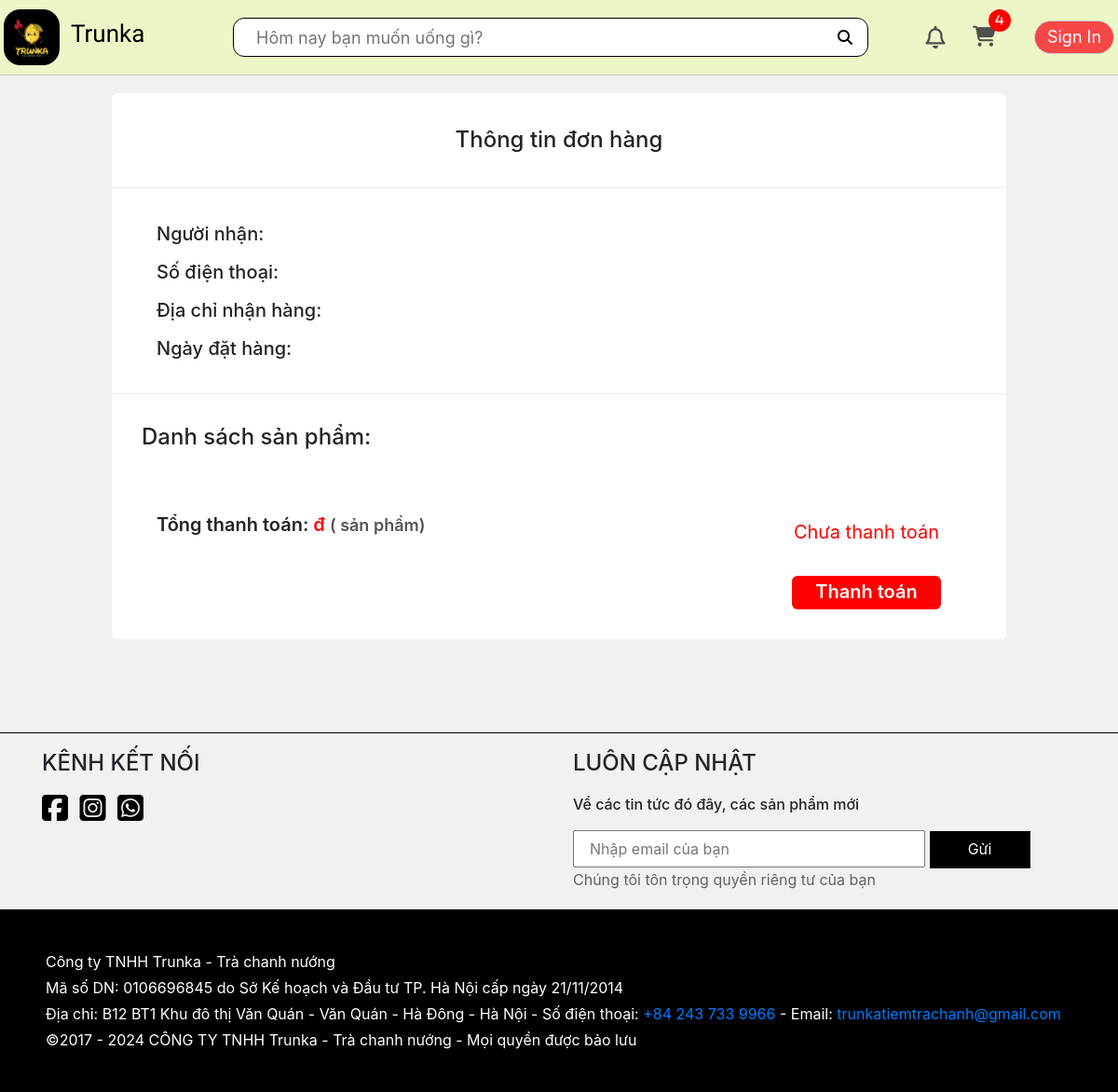
The page /order/details/130 (signed in) on the database as committed earlier.
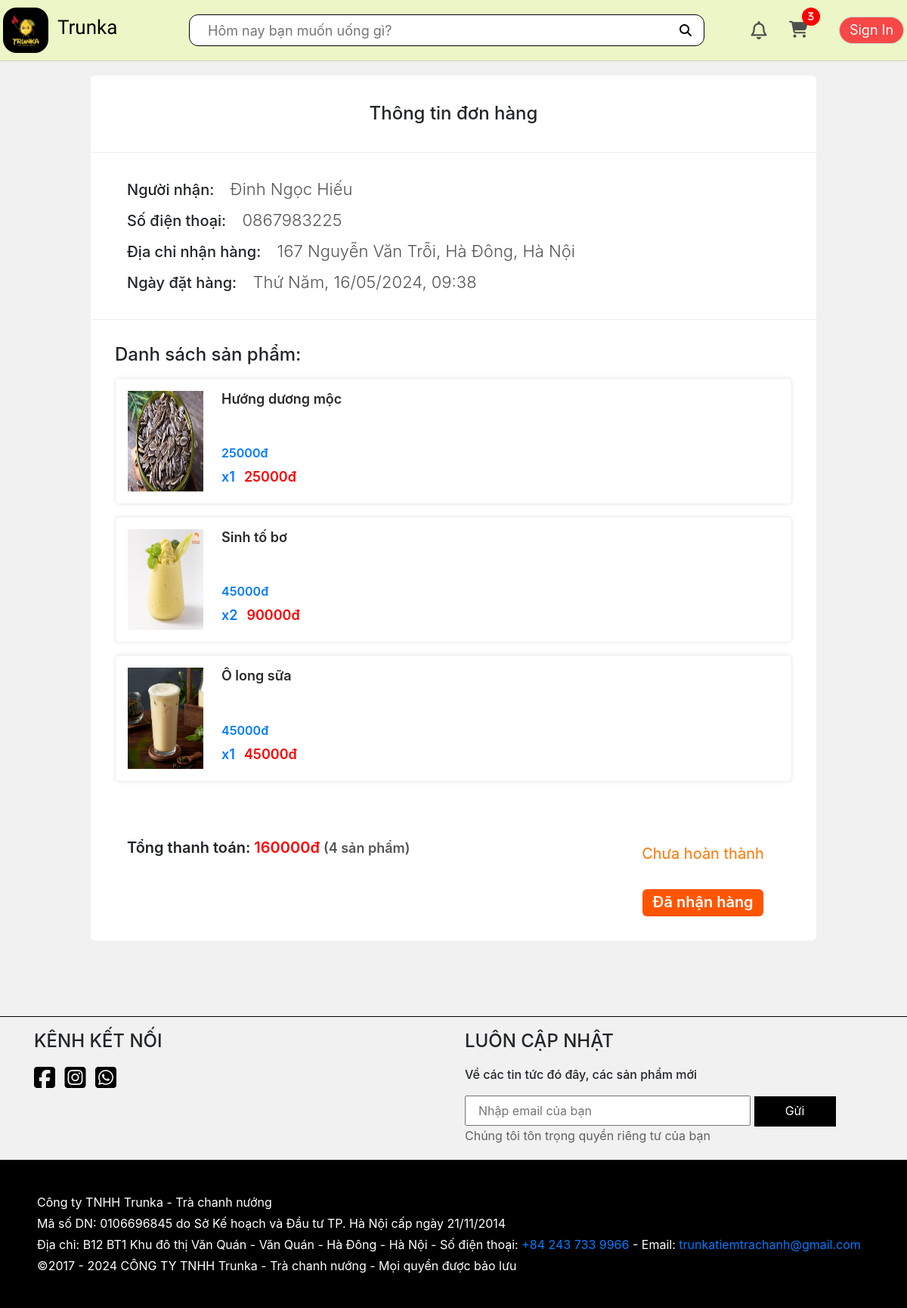
The same page on the database as committed later.
### app/models.py (models this page shows, shortened)
class Cart(models.Model):
    customer = models.OneToOneField(User, on_delete=models.CASCADE, blank=True, null=True)
    def getCartItemsAmount(self):
        cartItems = self.cartitem_set.all()
        total = sum([item.quantity for item in cartItems])
        return total

class CartItem(models.Model):
    product = models.ForeignKey(Product, on_delete=models.SET_NULL, blank=True, null=True)
    cart = models.ForeignKey(Cart, on_delete=models.SET_NULL, blank=True, null=True)
    quantity = models.IntegerField(default=0, null=True, blank=True)
    dateAdded = models.DateTimeField(auto_now_add=True)

class Order(models.Model):
    customer = models.ForeignKey(User, on_delete=models.SET_NULL, blank=True, null=True)
    name = models.CharField(max_length=100, null=True)
    address = models.CharField(max_length=250, null=True)
    phoneNumber = models.CharField(max_length=10, null=True)
    dateOrder = models.DateTimeField(auto_now_add=True)
    complete = models.BooleanField(default=False, null=True, blank=False)
    active = models.BooleanField(default=False)
    isPaid = models.BooleanField(default=False) # Check if the order has been paid
    def getDateOrder(self):
        weekdays = ["Thứ Hai", "Thứ Ba", "Thứ Tư", "Thứ Năm", "Thứ Sáu", "Thứ Bảy", "Chủ Nhật"]
        return weekdays[self.dateOrder.astimezone().weekday()] + ', ' + self.dateOrder.astimezone().strftime("%d/%m/%Y, %H:%M")
    @property
    def getOrderItemsAmount(self):
        orderitems = self.orderitem_set.all()
        total = sum([item.quantity for item in orderitems])
        return total
    def getOrderTotalPrice(self):
        orderitems = self.orderitem_set.all()
        total = sum([item.get_total for item in orderitems])
        return total

class OrderItem(models.Model):
    product = models.ForeignKey(Product, on_delete=models.SET_NULL, blank=True, null=True)
    order = models.ForeignKey(Order, on_delete=models.SET_NULL, blank=True, null=True)
    quantity = models.IntegerField(default=0, null=True, blank=True)
    dateAdded = models.DateTimeField(auto_now_add=True)
    @property
    def get_total(self):
        return self.product.price * self.quantity

class Product(models.Model):
    name = models.CharField(max_length=100, null=True)
    price = models.IntegerField()
    cost = models.IntegerField(default=0)
    description = models.CharField(default='Người bán chưa cung cấp thông tin mô tả sản phẩm.', max_length=3000, null=True, blank=True)
    image = models.ImageField(upload_to='product', null=True, blank=True)
    imageURL = models.URLField(null=True, blank=True)
    slugName = models.SlugField(unique=True, null=True, blank=True)
    CATEGORY_CHOICES = [
        ('category0', 'Trà hoa quả'),
        ('category1', 'Cafe'),
        ('category2', 'Trà sữa'),
        ('category3', 'Trà ô long'),
        ('category4', 'Sữa chua'),
        ('category5', 'Đồ đá xay'),
        ('category6', 'Đồ ăn vặt'),
    ]
    category = models.CharField(
        max_length=30,
        choices=CATEGORY_CHOICES,
        default='category0',
    )

### app/views.py (the view)
# urls.py: path('order/details/<int:order_id>', views.orderDetails, name='order-details'),
def orderDetails(request, order_id):
    if request.user.is_authenticated:
        customer = request.user
        cart, created = Cart.objects.get_or_create(customer=customer)
        try:
            order = get_object_or_404(Order, customer=customer, id=order_id)
            items = order.orderitem_set.all()
        except Http404:
            order = {'get_cart_items':0, 'get_cart_total':0}
            items = []
    else:
        customer = None
        cart = {'getCartItemsAmount': 0}
        order = {'get_cart_items':0, 'get_cart_total':0}
        items = []
    context = {'cart': cart ,'order': order, 'items': items}
    return render(request, 'app/orderdetail.html', context)

### app/models.py (called while the page is built)
    @property
    def avatarURL(self):
        url = '/static/app/images/avatar-icon.png'
        try:
            url = self.avatar.url
        except:
            url = '/static/app/images/avatar-icon.png'
        return url

### app/templates/app/orderdetail.html (shortened to what this page needs)
{% extends 'app/base.html' %}
{% load static %}
{% block title %}
    <link rel="stylesheet" href="{% static 'app/css/orderdetail.css' %}"/>
{% endblock title %}
{% block content %}
    <div class="order-details">
        <h2 class="order-details__heading">Thông tin đơn hàng</h2>
        <div class="customer">
            <h4>Người nhận: <span>{{order.name}}</span></h4>
            <h4>Số điện thoại: <span>{{order.phoneNumber}}</span></h4>
            <h4>Địa chỉ nhận hàng: <span>{{order.address}}</span></h4>
            <h4>Ngày đặt hàng: <span>{{order.getDateOrder}}</span></h4>
        </div>
        <div class="list-product">
            <h4 class="list-product__heading">Danh sách sản phẩm:</h4>
            {% for item in items %}
                <a class="product" href="{% url 'product' item.product.slugName %}">
                    <img class="product__img" src="{{item.product.imageURL}}">
                    <div class="product__info">
                        <h4 class="info__heading">{{item.product.name}}</h4>
                        <div class="info__body">
                            <div class="info__body-price">
                                {{item.product.price}}đ
                            </div>
                            <div class="total-price">
                                <div class="total-price__quantity">x{{item.quantity}}</div>
                                <div class="total-price__total">{{item.get_total}}đ</div>
                            </div>
                        </div>
                    </div>
                </a>
            {% endfor %}
        </div>
        <div class="order-details__controls">
            <div class="order-details__bill">
                Tổng thanh toán: <span>{{order.getOrderTotalPrice}}đ</span>
                <label>({{order.getOrderItemsAmount}} sản phẩm)</label>
            </div>
            <div class="order-details__status">
                {% if order.isPaid %}
                    {% if order.complete %}
                        <label style="color: #31af91">Đã hoàn thành</label>
                        <button data-order="{{order.id}}" type="button" disabled class="order-demo-button order__complete complete">
                            <img src="{% static 'app/images/success-icon.png' %}">
                        </button>
                    {% else %}
                        <label style="color: #ff7600">Chưa hoàn thành</label>
                        <button data-order="{{order.id}}" type="button" class="order-demo-button order__complete">Đã nhận hàng</button>
                    {% endif %}
                {% else %}
                    <label style="color: #ff0000">Chưa thanh toán</label>
                    <button data-order="{{order.id}}" type="button" class="order-demo-button order__pay-again">Thanh toán</button>
                {% endif %}
            </div>
        </div>
    </div>
{% endblock content %}

### app/templates/app/base.html (shortened to what this page needs)
{% load static %}
<!DOCTYPE html>
<html lang="en">
<head>
    {% block title %}{% endblock title %}
    <link rel="stylesheet" href="https://cdn.jsdelivr.net/npm/bootstrap@4.0.0/dist/css/bootstrap.min.css">
    <link rel="stylesheet" href="https://cdnjs.cloudflare.com/ajax/libs/font-awesome/6.4.2/css/all.min.css">
    <link rel="stylesheet" href="{% static 'app/css/reset.css' %}"/>
    <link rel="stylesheet" href="{% static 'app/css/base.css' %}"/>
    <link rel="stylesheet" href="{% static 'app/css/responsive.css' %}"/>
</head>
<body>
    <header>
        <div class="header">
            <div class="nav grid">
                <div class="nav__logo">
                    <a href="{% url 'home' %}" class="logo-link">
                        <img class="logo-link__icon pc" src="{% static 'app/images/trunka-logo.jpg' %}" alt="">
                        <h2 class="logo-link__heading">Trunka</h2>
                    </a>
                </div>
                <div class="nav__search">
                    <input id="search-input" class="search__input tablet pc" type="text" placeholder="Hôm nay bạn muốn uống gì?">
                    <button id="search-button" type="button" class="search__btn">
                        <i class="fa-solid fa-magnifying-glass"></i>
                    </button>
                </div>
                <div class="nav__notify pc tablet">
                    <div class="nav__notify-icon">
                        <a href="{% url 'notifications' %}" class="nav__notify-link">
                            <i class="fa-regular fa-bell"></i>
                        </a>
                    </div>
                </div>
                <div class="nav__cart pc tablet">
                    <a href="{% url 'cart' %}" class="nav__cart-link">
                        <i class="fa-solid fa-cart-shopping"><div class="nav__cart-quantity">{{cart.getCartItemsAmount}}</div></i>
                    </a>
                </div>
                <div class="nav__user">
                    <button type="button" id="sign-btn" class="sign-btn">Sign In</button>
                </div>
            </div>
        </div>
    </header>
    {% block content %}{% endblock content %}
    {% block footer %}
    <div class="footer mt-3">
        <div class="footer__box container">
            <div class="row">
                <div class="col-xl-6 footer__box-contact">
                    <h4 class="footer__box-title">Kênh kết nối</h4>
                    <div class="footer__box-contact-link">
                        <a href="https://www.facebook.com/TrunkaTiemTraChanh" class="">
                            <i class="fa-brands fa-square-facebook"></i>
                        </a>
                        <a href="" class="">
                            <i class="fa-brands fa-square-instagram"></i>
                        </a>
                        <a href="" class="">
                            <i class="fa-brands fa-square-whatsapp"></i>
                        </a>
                    </div>
                </div>
                <div class="col-xl-6 footer__box-input">
                    <h4 class="footer__box-title">Luôn cập nhật</h4>
                    <p>Về các tin tức đó đây, các sản phẩm mới</p>
                    <form action="" class="footer__box-input-form">
                        <input type="text" class="footer__box-input-form-input" placeholder="Nhập email của bạn" required>
                        <button class="footer__box-input-form-btn">Gửi</button>
                        <span>Chúng tôi tôn trọng quyền riêng tư của bạn</span>
                    </form>
                </div>
            </div>
        </div>
        <div class="footer__infomation">
            <div class="container">
                <p>Công ty TNHH Trunka - Trà chanh nướng</p>
                <p>Mã số DN: 0106696845 do Sở Kế hoạch và Đầu tư TP. Hà Nội cấp ngày 21/11/2014</p>
                <p>Địa chỉ: B12 BT1 Khu đô thị Văn Quán - Văn Quán - Hà Đông - Hà Nội - Số điện thoại: <a href="tel:+84 243 733 9966">+84 243 733 9966</a> - Email: <a href="mailto:trunkatiemtrachanh@gmail.com">trunkatiemtrachanh@gmail.com</a></p>
                <p>©2017 - 2024 CÔNG TY TNHH Trunka - Trà chanh nướng - Mọi quyền được bảo lưu</p>
            </div>
        </div>
    </div>
    {% endblock footer %}
</body>
</html>

### app/static/app/css/orderdetail.css (style rules this page uses)
.order-details { width: 960px; max-width: 100%; margin: 100px auto; background-color: #fff; border-radius: 6px; }
a { text-decoration: none; color: #000; }
.order-details .order-details__heading { width: 100%; padding: 36px 0; font-size: 24px; text-align: center; border-bottom: 1px solid #eee; }
.order-details .customer { width: 100%; padding: 24px; padding-left: 48px; border-bottom: 1px solid #eee; }
.order-details .customer h4 { font-size: 20px; line-height: 32px; }
.order-details .customer span { margin-left: 16px; font-size: 22px; font-weight: 300; color: #555; }
.order-details .list-product { width: 100%; padding: 32px; }
.order-details .list-product .product { display: flex; width: 100%; margin: 16px 0; padding: 16px 0; border: 1px solid #eee; border-radius: 6px; box-shadow: 0 0 5px 1px #f3f3f3; }
.order-details .list-product .product__img { width: 100px; max-width: 20%; aspect-ratio: 3/4; margin-left: 16px; margin-right: 24px; }
.order-details .list-product .product__info { display: flex; flex-direction: column; justify-content: space-between; }
.order-details .list-product .info__heading { font-size: 18px; font-weight: 600; color: #2a2a2a; width: 100%; flex: 1; }
.order-details .list-product .info__body-price { font-size: 16px; font-weight: 600; }
.order-details .list-product .total-price { display: flex; padding: 6px 0; }
.order-details .list-product .total-price__quantity { font-size: 18px; font-weight: 600; padding-right: 12px; }
.order-details .list-product .total-price__total { font-size: 18px; font-weight: 600; color: #ff0000; }
.order-details .order-details__controls { display: flex; }
.order-details .order-details__bill { flex: 1; width: 100%; padding: 24px; padding-left: 48px; font-size: 20px; font-weight: 600; }
.order-details .order-details__bill span { color: #ff0000; }
.order-details .order-details__bill label { font-size: 18px; color: #555; }
.order-details .order-details__status { width: 300px; max-width: 50%; padding: 32px 0; font-size: 20px; display: flex; align-items: center; flex-direction: column; justify-content: space-between; }
.order-details .order-details__status .order-demo-button { width: 160px; height: 36px; margin-top: 24px; border: none; border-radius: 6px; background-color: #ff5500; cursor: pointer; color: #fff; font-size: 20px; font-weight: 600; }

### app/static/app/css/responsive.css (style rules this page uses)
.pc, .tablet, .mobile { display: none; }
@media only screen and (min-width: 1024px) { .pc { display: block; } }

Rows that differ between the two databases and show on the page:
computed for Cart: getCartItemsAmount "4" → "3"
added Order: name "Đinh Ngọc Hiếu", phoneNumber "0867983225", address "167 Nguyễn Văn Trỗi, Hà Đông, Hà Nội", getDateOrder "Thứ Năm, 16/05/2024, 09:38", getOrderTotalPrice "160000", getOrderItemsAmount "4"
added OrderItem: product.imageURL (picture), product.name "Hướng dương mộc", product.price "25000", quantity "1", get_total "25000"
added OrderItem: product.imageURL (picture), product.name "Sinh tố bơ", product.price "45000", quantity "2", get_total "90000"
added OrderItem: product.imageURL (picture), product.name "Ô long sữa", product.price "45000", quantity "1", get_total "45000"
Other text that changed with them:
text no longer shown: "Chưa thanh toán Thanh toán"
text now shown: "Chưa hoàn thành Đã nhận hàng"
